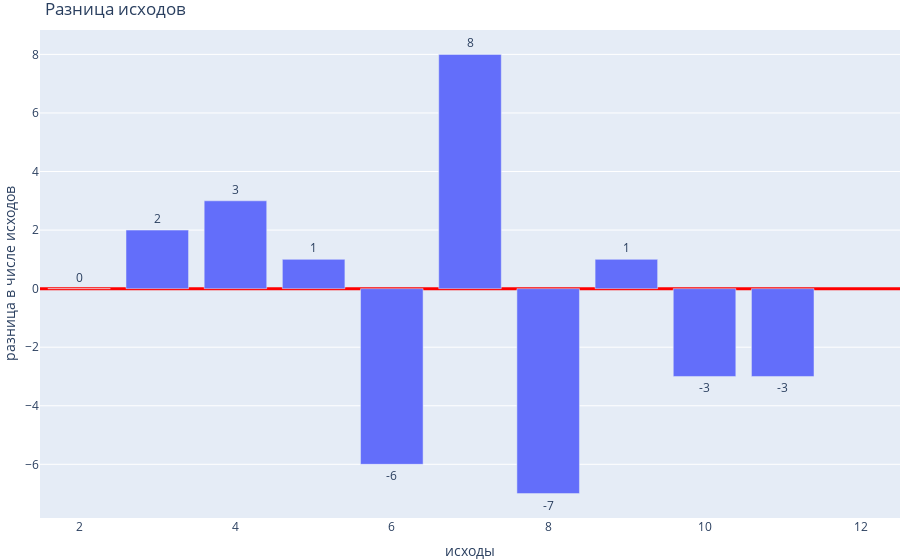

The cell this chart's notebook holds for it:
### Markdown cell above
А ещё можно вывести подписи прямо поверх столбцов. Для этого пригодится пара аргументов:

   * text — сюда передаём список тех значений, которые надо вывести (можно заранее сформировать произвольные строки)
   * textposition — способ вывода текста:
        * 'auto' — Plotly самостоятельно пример решение
        * 'outside' — снаружи, в случае столбчатой диаграммы это будет над столбцом с положительной высотой и под столбцом с отрицательной высотой
        * 'inside' внутри прямоугольника (если высота прямоугольника = 0, то надпись не будет видно)
        и т.д.

### Code cell
fig = go.Figure()
fig.add_trace(go.Bar(x = labels , y = values_1 - values_2, text = values_1 - values_2,
                    textposition = 'outside'))
fig.update_yaxes(zeroline=True, zerolinewidth=3, zerolinecolor='red')
fig.update_layout(title = 'Разница исходов',
                 xaxis_title = 'исходы',
                 yaxis_title = 'разница в числе исходов',
                 margin = dict(r = 0,l = 0,t = 30, b = 0))
fig.show()

### Figure 1 — Plotly figure (JSON) as saved in the notebook; plotly's stock layout.template omitted (floating-point values rounded to 4 significant figures)
{"data": [{"text": [0, 2, 3, 1, -6, 8, -7, 1, -3, -3, null, null], "textposition": "outside", "type": "bar", "x": [2, 3, 4, 5, 6, 7, 8, 9, 10, 11, 12], "y": [0, 2, 3, 1, -6, 8, -7, 1, -3, -3, null, null]}], "layout": {"margin": {"b": 0, "l": 0, "r": 0, "t": 30}, "title": {"text": "Разница исходов"}, "xaxis": {"title": {"text": "исходы"}}, "yaxis": {"title": {"text": "разница в числе исходов"}, "zeroline": true, "zerolinecolor": "red", "zerolinewidth": 3}}}
